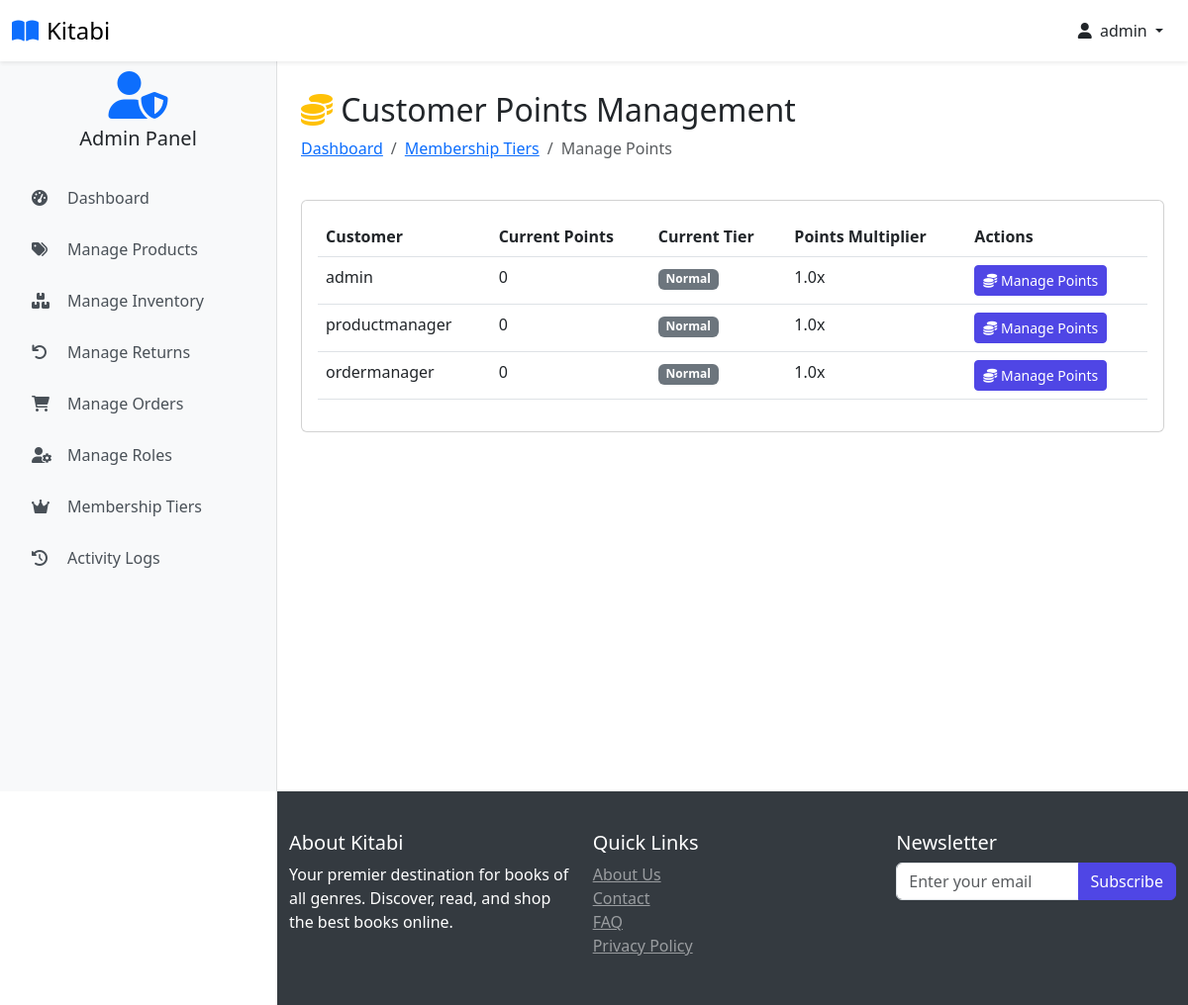
Screenshot of /customers/points (signed in) with the database file from the repository.
### website/models.py (models this page shows, shortened)
class Customer(db.Model, UserMixin):
    id = db.Column(db.Integer, primary_key=True)
    full_name = db.Column(db.String(100), nullable=False)
    email = db.Column(db.String(100), unique=True, nullable=False)
    username = db.Column(db.String(100), unique=True, nullable=False)
    password_hash = db.Column(db.String(200), nullable=False)
    date_joined = db.Column(db.DateTime(), default=datetime.utcnow)
    is_admin_val = db.Column(db.Boolean, default=False)
    last_login = db.Column(db.DateTime)
    status = db.Column(db.String(20), default='active')
    membership_tier_id = db.Column(db.Integer, db.ForeignKey('membership_tier.id'), default=1)  # Default to Normal
    points = db.Column(db.Integer, default=0)
    membership_tier = db.relationship('MembershipTier', backref='customers')
    cart_items = db.relationship('Cart', back_populates='customer', lazy=True)
    orders = db.relationship('Order', back_populates='customer', lazy=True)
    activity_logs = db.relationship('ActivityLog', back_populates='user', lazy=True)
    returns = db.relationship('Return', foreign_keys='Return.customer_link', back_populates='customer', lazy=True)
    roles = db.relationship(
        'Role',
        secondary=user_roles,
        back_populates='users',
        lazy='dynamic'
    )
    @property
    def password(self):
        raise AttributeError('Password is not a readable Attribute')
    @property
    def is_admin(self):
        return self.is_admin_val or any(
            role.name in ['Super Admin', 'Product Manager', 'Order Manager']
            for role in self.roles
        )
    def has_permission(self, permission):
        for role in self.roles:
            if permission in (role.permissions or []):
                return True
        return False

class MembershipTier(db.Model):
    id = db.Column(db.Integer, primary_key=True)
    name = db.Column(db.String(50), nullable=False)  # Normal, Premium, Gold
    discount_percentage = db.Column(db.Float, default=0)
    free_delivery_threshold = db.Column(db.Float, nullable=True)  # NULL for Gold (always free)
    early_access = db.Column(db.Boolean, default=False)
    priority_support = db.Column(db.Boolean, default=False)
    points_multiplier = db.Column(db.Float, default=1.0)
    created_at = db.Column(db.DateTime, default=datetime.utcnow)

### website/admin.py (the view)
@admin.route('/customers/points', methods=['GET'])
@require_role('Super Admin')
@limiter.limit("50 per hour")
def manage_customer_points():
    customers = Customer.query.order_by(Customer.points.desc()).all()
    return render_template('customer_points_list.html', customers=customers)

### website/jwt_utils.py (called while the page is built)
def decode_token(token):
    try:
        payload = jwt.decode(token, current_app.config['SECRET_KEY'], algorithms=['HS256'])
        return payload
    except jwt.ExpiredSignatureError:
        return jsonify({'error': 'Token has expired'}), 401
    except jwt.InvalidTokenError:
        return jsonify({'error': 'Invalid token'}), 401

### website/templates/customer_points_list.html (shortened to what this page needs)
{% extends 'base.html' %}
{% block body %}
<div class="container pt-2">
    <div class="row mb-4">
        <div class="col">
            <h2><i class="fas fa-coins text-warning"></i> Customer Points Management</h2>
            <nav aria-label="breadcrumb">
                <ol class="breadcrumb">
                    <li class="breadcrumb-item"><a href="{{ url_for('admin.admin_page') }}">Dashboard</a></li>
                    <li class="breadcrumb-item"><a href="{{ url_for('admin.membership_tiers') }}">Membership Tiers</a></li>
                    <li class="breadcrumb-item active">Manage Points</li>
                </ol>
            </nav>
        </div>
    </div>
    <div class="card">
        <div class="card-body">
            <div class="table-responsive">
                <table class="table table-hover">
                    <thead>
                        <tr>
                            <th>Customer</th>
                            <th>Current Points</th>
                            <th>Current Tier</th>
                            <th>Points Multiplier</th>
                            <th>Actions</th>
                        </tr>
                    </thead>
                    <tbody>
                        {% for customer in customers %}
                        <tr>
                            <td>{{ customer.username }}</td>
                            <td>{{ customer.points }}</td>
                            <td>
                                <span class="badge {% if customer.membership_tier.name == 'Gold' %}bg-warning{% elif customer.membership_tier.name == 'Premium' %}bg-info{% else %}bg-secondary{% endif %}">
                                    {{ customer.membership_tier.name }}
                                </span>
                            </td>
                            <td>{{ customer.membership_tier.points_multiplier }}x</td>
                            <td>
                                <a href="{{ url_for('admin.manage_customer_points_detail', customer_id=customer.id) }}"
                                   class="btn btn-sm btn-primary">
                                    <i class="fas fa-coins"></i> Manage Points
                                </a>
                            </td>
                        </tr>
                        {% endfor %}
                    </tbody>
                </table>
            </div>
        </div>
    </div>
</div>
{% endblock %}

### website/templates/base.html (shortened to what this page needs)
<!DOCTYPE html>
<html lang="en">
<head>
    <link rel="stylesheet" href="{{ url_for('static', filename='css/bootstrap.min.css') }}">
    <link rel="stylesheet" href="{{ url_for('static', filename='css/owl.carousel.min.css') }}">
    <link rel="stylesheet" href="{{ url_for('static', filename='css/style.css') }}">
    <link rel="stylesheet" href="https://cdnjs.cloudflare.com/ajax/libs/font-awesome/6.0.0/css/all.min.css">
    <link rel="stylesheet" href="/static/css/admin-styles.css">
</head>
<body class="{% if current_user.is_authenticated %}{% if current_user.is_admin %}admin-user{% else %}user{% endif %}{% else %}guest{% endif %}">
<nav class="navbar navbar-light bg-white fixed-top shadow-sm">
    <div class="container-fluid">
        <div class="d-flex align-items-center">
            <a class="navbar-brand d-flex align-items-center" href="/">
                <i class="fas fa-book-open text-primary me-2"></i>
                <span class="font-weight-bold">Kitabi</span>
            </a>
        </div>
        <div class="d-flex align-items-center user-nav">
            {% if current_user.is_authenticated %}
                <div class="dropdown">
                    <button class="btn btn-link text-dark text-decoration-none dropdown-toggle" type="button" id="userDropdown" data-bs-toggle="dropdown" aria-expanded="false">
                        <i class="fas fa-user me-1"></i>
                        {{ current_user.username }}
                    </button>
                </div>
            {% else %}
                <a href="{{ url_for('auth.login') }}" class="btn btn-primary">
                    <i class="fas fa-sign-in-alt me-2"></i>Login
                </a>
            {% endif %}
        </div>
    </div>
</nav>
{% if current_user.is_authenticated and current_user.is_admin %}
    <div class="admin-sidebar">
        <div class="text-center mb-4">
            <i class="fas fa-user-shield fa-3x text-primary"></i>
            <h5 class="mt-2">Admin Panel</h5>
        </div>
        <div class="nav flex-column">
            <a class="admin-nav-item" href="{{ url_for('admin.admin_page') }}">
                <i class="fas fa-tachometer-alt"></i>Dashboard
            </a>
            {% if current_user.has_permission('manage_products') %}
            <a class="admin-nav-item" href="{{ url_for('admin.shop_items') }}">
                <i class="fas fa-tags"></i>Manage Products
            </a>
            {% endif %}
            {% if current_user.has_permission('manage_inventory') %}
            <a class="admin-nav-item" href="{{ url_for('admin.inventory_management') }}">
                <i class="fas fa-boxes"></i>Manage Inventory
            </a>
            {% endif %}
            {% if current_user.has_permission('manage_returns') %}
            <a class="admin-nav-item" href="{{ url_for('admin.returns_management') }}">
                <i class="fas fa-undo"></i>Manage Returns
            </a>
            {% endif %}
            {% if current_user.has_permission('manage_orders') %}
            <a class="admin-nav-item" href="{{ url_for('admin.order_view') }}">
                <i class="fas fa-shopping-cart"></i>Manage Orders
            </a>
            {% endif %}
            {% if current_user.has_permission('manage_users') %}
            <a class="admin-nav-item" href="{{ url_for('admin.manage_roles') }}">
                <i class="fas fa-user-cog"></i>Manage Roles
            </a>
            <a class="admin-nav-item" href="{{ url_for('admin.membership_tiers') }}">
                <i class="fas fa-crown"></i>Membership Tiers
            </a>
            {% endif %}
            {% if current_user.has_permission('view_reports') %}
            <a class="admin-nav-item" href="{{ url_for('admin.view_activity_logs') }}">
                <i class="fas fa-history"></i>Activity Logs
            </a>
            {% endif %}
        </div>
    </div>
{% endif %}
    <main class="main-content">
         <div class="container pt-2">
            {% block body %}{% endblock %}
        </div>
    </main>
    <footer>
         <div class="container pt-2">
            <div class="row">
                <div class="col-md-4">
                    <h5>About Kitabi</h5>
                    <p>Your premier destination for books of all genres. Discover, read, and shop the best books online.</p>
                </div>
                <div class="col-md-4">
                    <h5>Quick Links</h5>
                    <ul class="list-unstyled">
                        <li><a href="#" class="text-white-50">About Us</a></li>
                        <li><a href="#" class="text-white-50">Contact</a></li>
                        <li><a href="#" class="text-white-50">FAQ</a></li>
                    <li><a href="#" class="text-white-50">Privacy Policy</a></li>
                </ul>
            </div>
            <div class="col-md-4">
                <h5>Newsletter</h5>
                <form method="POST" enctype="multipart/form-data">
                    <div class="input-group">
                        <input type="email" id="newsletter-email" name="email" class="form-control" placeholder="Enter your email" autocomplete="email" required>
                        <button class="btn btn-primary" type="submit">Subscribe</button>
                    </div>
                </form>
            </div>
        </div>
    </div>
</footer>
</body>
</html>

### website/static/css/style.css (style rules this page uses)
:root { --primary-color: #4f46e5; --secondary-color: #818cf8; --dark-color: #1f2937; --light-color: #f3f4f6; }
body { font-family: 'Segoe UI', Tahoma, Geneva, Verdana, sans-serif; padding-top: 56px; margin: 0; }
.navbar-brand { font-size: 1.5rem; }
.sidebar, .admin-sidebar { height: calc(100vh - 56px); position: fixed; top: 56px; left: 0; width: 280px; z-index: 1000; overflow-y: auto; transition: transform 0.3s ease-in-out; padding: 1rem; }
.admin-sidebar { background-color: #f8f9fa; border-right: 1px solid rgba(0, 0, 0, 0.1); }
.main-content { padding-top: 20px; min-height: calc(100vh - 56px); transition: margin-left 0.3s ease-in-out; }
body.admin-user .main-content { margin-left: 280px; }
.admin-nav-item { display: flex; align-items: center; padding: 0.75rem 1rem; color: #495057; text-decoration: none; border-radius: 0.25rem; transition: all 0.2s; margin-bottom: 0.25rem; }
.admin-nav-item i { width: 1.5rem; margin-right: 0.75rem; }
.btn-primary { background-color: var(--primary-color); border-color: var(--primary-color); }
footer { flex-shrink: 0; position: relative; width: 100%; margin-top: auto; }
@media (min-width: 992px) { body:not(.admin-user) footer, body.admin-user footer { margin-left: 280px; width: calc(100% - 280px); } }

### website/static/css/admin-styles.css (style rules this page uses)
body { min-height: 100vh; display: flex; flex-direction: column; padding-top: 56px; }
.sidebar, .admin-sidebar { height: calc(100vh - 56px); position: fixed; top: 56px; left: 0; width: 280px; z-index: 1000; overflow-y: auto; transition: transform 0.3s ease-in-out; padding: 1rem; }
.admin-sidebar { background-color: #f8f9fa; border-right: 1px solid rgba(0, 0, 0, 0.1); }
.admin-nav-item { display: flex; align-items: center; padding: 0.75rem 1rem; color: #495057; text-decoration: none; border-radius: 0.25rem; transition: all 0.2s; margin-bottom: 0.25rem; }
.admin-nav-item i { width: 1.5rem; margin-right: 0.75rem; }
.main-content { flex: 1; padding-top: 20px; transition: margin-left 0.3s ease-in-out; }
footer { margin-top: auto; background-color: #343a40; color: white; padding: 2rem 0; }
@media (min-width: 992px) { body.admin-user .main-content, body.admin-user footer { margin-left: 280px; } }

### rows the page displays
Customer: username "admin", points "0", membership_tier.name "Normal", membership_tier.points_multiplier "1.0"
Customer: username "productmanager", points "0", membership_tier.name "Normal", membership_tier.points_multiplier "1.0"
Customer: username "ordermanager", points "0", membership_tier.name "Normal", membership_tier.points_multiplier "1.0"
